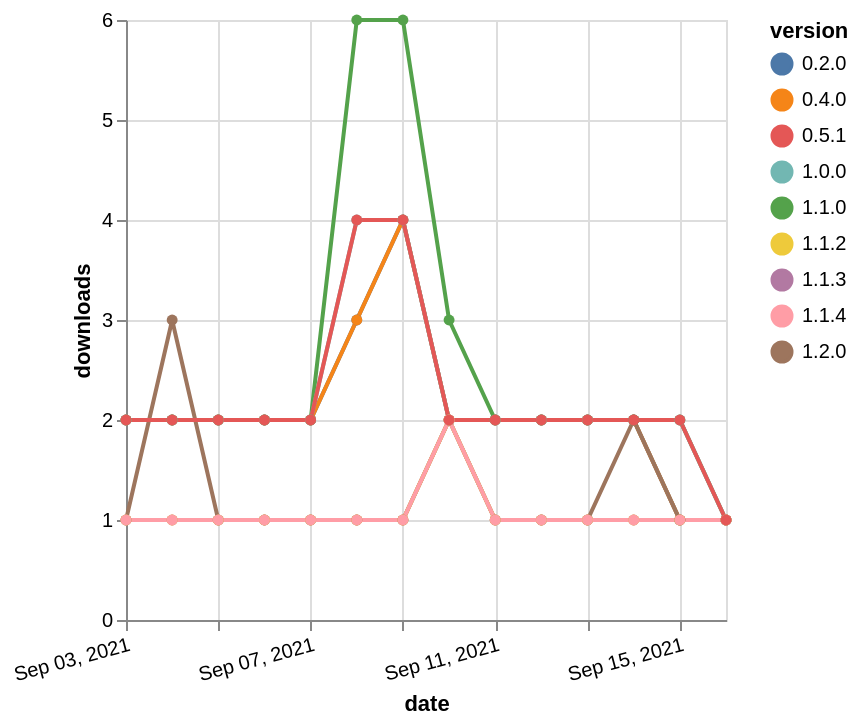

Express this chart as Vega-Lite.
### Vega-Lite specification from a JSON file in a GitHub repository (floating-point values rounded to 4 significant figures)
{"$schema": "https://vega.github.io/schema/vega-lite/v5.json", "description": "A simple bar chart with embedded data.", "data": {"values": [{"date": "2021-09-03", "total": 2898, "delta": 2, "version": "0.2.0"}, {"date": "2021-09-04", "total": 2900, "delta": 2, "version": "0.2.0"}, {"date": "2021-09-05", "total": 2902, "delta": 2, "version": "0.2.0"}, {"date": "2021-09-06", "total": 2904, "delta": 2, "version": "0.2.0"}, {"date": "2021-09-07", "total": 2906, "delta": 2, "version": "0.2.0"}, {"date": "2021-09-08", "total": 2909, "delta": 3, "version": "0.2.0"}, {"date": "2021-09-09", "total": 2913, "delta": 4, "version": "0.2.0"}, {"date": "2021-09-10", "total": 2915, "delta": 2, "version": "0.2.0"}, {"date": "2021-09-11", "total": 2917, "delta": 2, "version": "0.2.0"}, {"date": "2021-09-12", "total": 2919, "delta": 2, "version": "0.2.0"}, {"date": "2021-09-13", "total": 2921, "delta": 2, "version": "0.2.0"}, {"date": "2021-09-14", "total": 2923, "delta": 2, "version": "0.2.0"}, {"date": "2021-09-15", "total": 2924, "delta": 1, "version": "0.2.0"}, {"date": "2021-09-16", "total": 2925, "delta": 1, "version": "0.2.0"}, {"date": "2021-09-03", "total": 3175, "delta": 2, "version": "1.1.0"}, {"date": "2021-09-04", "total": 3177, "delta": 2, "version": "1.1.0"}, {"date": "2021-09-05", "total": 3179, "delta": 2, "version": "1.1.0"}, {"date": "2021-09-06", "total": 3181, "delta": 2, "version": "1.1.0"}, {"date": "2021-09-07", "total": 3183, "delta": 2, "version": "1.1.0"}, {"date": "2021-09-08", "total": 3189, "delta": 6, "version": "1.1.0"}, {"date": "2021-09-09", "total": 3195, "delta": 6, "version": "1.1.0"}, {"date": "2021-09-10", "total": 3198, "delta": 3, "version": "1.1.0"}, {"date": "2021-09-11", "total": 3200, "delta": 2, "version": "1.1.0"}, {"date": "2021-09-12", "total": 3202, "delta": 2, "version": "1.1.0"}, {"date": "2021-09-13", "total": 3204, "delta": 2, "version": "1.1.0"}, {"date": "2021-09-14", "total": 3206, "delta": 2, "version": "1.1.0"}, {"date": "2021-09-15", "total": 3208, "delta": 2, "version": "1.1.0"}, {"date": "2021-09-16", "total": 3209, "delta": 1, "version": "1.1.0"}, {"date": "2021-09-03", "total": 2899, "delta": 2, "version": "0.4.0"}, {"date": "2021-09-04", "total": 2901, "delta": 2, "version": "0.4.0"}, {"date": "2021-09-05", "total": 2903, "delta": 2, "version": "0.4.0"}, {"date": "2021-09-06", "total": 2905, "delta": 2, "version": "0.4.0"}, {"date": "2021-09-07", "total": 2907, "delta": 2, "version": "0.4.0"}, {"date": "2021-09-08", "total": 2910, "delta": 3, "version": "0.4.0"}, {"date": "2021-09-09", "total": 2914, "delta": 4, "version": "0.4.0"}, {"date": "2021-09-10", "total": 2916, "delta": 2, "version": "0.4.0"}, {"date": "2021-09-11", "total": 2918, "delta": 2, "version": "0.4.0"}, {"date": "2021-09-12", "total": 2920, "delta": 2, "version": "0.4.0"}, {"date": "2021-09-13", "total": 2922, "delta": 2, "version": "0.4.0"}, {"date": "2021-09-14", "total": 2924, "delta": 2, "version": "0.4.0"}, {"date": "2021-09-15", "total": 2925, "delta": 1, "version": "0.4.0"}, {"date": "2021-09-16", "total": 2926, "delta": 1, "version": "0.4.0"}, {"date": "2021-09-03", "total": 147, "delta": 1, "version": "1.1.3"}, {"date": "2021-09-04", "total": 148, "delta": 1, "version": "1.1.3"}, {"date": "2021-09-05", "total": 149, "delta": 1, "version": "1.1.3"}, {"date": "2021-09-06", "total": 150, "delta": 1, "version": "1.1.3"}, {"date": "2021-09-07", "total": 151, "delta": 1, "version": "1.1.3"}, {"date": "2021-09-08", "total": 152, "delta": 1, "version": "1.1.3"}, {"date": "2021-09-09", "total": 153, "delta": 1, "version": "1.1.3"}, {"date": "2021-09-10", "total": 155, "delta": 2, "version": "1.1.3"}, {"date": "2021-09-11", "total": 156, "delta": 1, "version": "1.1.3"}, {"date": "2021-09-12", "total": 157, "delta": 1, "version": "1.1.3"}, {"date": "2021-09-13", "total": 158, "delta": 1, "version": "1.1.3"}, {"date": "2021-09-14", "total": 159, "delta": 1, "version": "1.1.3"}, {"date": "2021-09-15", "total": 160, "delta": 1, "version": "1.1.3"}, {"date": "2021-09-16", "total": 161, "delta": 1, "version": "1.1.3"}, {"date": "2021-09-03", "total": 2437, "delta": 2, "version": "1.0.0"}, {"date": "2021-09-04", "total": 2439, "delta": 2, "version": "1.0.0"}, {"date": "2021-09-05", "total": 2441, "delta": 2, "version": "1.0.0"}, {"date": "2021-09-06", "total": 2443, "delta": 2, "version": "1.0.0"}, {"date": "2021-09-07", "total": 2445, "delta": 2, "version": "1.0.0"}, {"date": "2021-09-08", "total": 2449, "delta": 4, "version": "1.0.0"}, {"date": "2021-09-09", "total": 2453, "delta": 4, "version": "1.0.0"}, {"date": "2021-09-10", "total": 2455, "delta": 2, "version": "1.0.0"}, {"date": "2021-09-11", "total": 2457, "delta": 2, "version": "1.0.0"}, {"date": "2021-09-12", "total": 2459, "delta": 2, "version": "1.0.0"}, {"date": "2021-09-13", "total": 2461, "delta": 2, "version": "1.0.0"}, {"date": "2021-09-14", "total": 2463, "delta": 2, "version": "1.0.0"}, {"date": "2021-09-15", "total": 2465, "delta": 2, "version": "1.0.0"}, {"date": "2021-09-16", "total": 2466, "delta": 1, "version": "1.0.0"}, {"date": "2021-09-03", "total": 537, "delta": 1, "version": "1.2.0"}, {"date": "2021-09-04", "total": 540, "delta": 3, "version": "1.2.0"}, {"date": "2021-09-05", "total": 541, "delta": 1, "version": "1.2.0"}, {"date": "2021-09-06", "total": 542, "delta": 1, "version": "1.2.0"}, {"date": "2021-09-07", "total": 543, "delta": 1, "version": "1.2.0"}, {"date": "2021-09-08", "total": 544, "delta": 1, "version": "1.2.0"}, {"date": "2021-09-09", "total": 545, "delta": 1, "version": "1.2.0"}, {"date": "2021-09-10", "total": 547, "delta": 2, "version": "1.2.0"}, {"date": "2021-09-11", "total": 548, "delta": 1, "version": "1.2.0"}, {"date": "2021-09-12", "total": 549, "delta": 1, "version": "1.2.0"}, {"date": "2021-09-13", "total": 550, "delta": 1, "version": "1.2.0"}, {"date": "2021-09-14", "total": 552, "delta": 2, "version": "1.2.0"}, {"date": "2021-09-15", "total": 553, "delta": 1, "version": "1.2.0"}, {"date": "2021-09-16", "total": 554, "delta": 1, "version": "1.2.0"}, {"date": "2021-09-03", "total": 143, "delta": 1, "version": "1.1.2"}, {"date": "2021-09-04", "total": 144, "delta": 1, "version": "1.1.2"}, {"date": "2021-09-05", "total": 145, "delta": 1, "version": "1.1.2"}, {"date": "2021-09-06", "total": 146, "delta": 1, "version": "1.1.2"}, {"date": "2021-09-07", "total": 147, "delta": 1, "version": "1.1.2"}, {"date": "2021-09-08", "total": 148, "delta": 1, "version": "1.1.2"}, {"date": "2021-09-09", "total": 149, "delta": 1, "version": "1.1.2"}, {"date": "2021-09-10", "total": 151, "delta": 2, "version": "1.1.2"}, {"date": "2021-09-11", "total": 152, "delta": 1, "version": "1.1.2"}, {"date": "2021-09-12", "total": 153, "delta": 1, "version": "1.1.2"}, {"date": "2021-09-13", "total": 154, "delta": 1, "version": "1.1.2"}, {"date": "2021-09-14", "total": 155, "delta": 1, "version": "1.1.2"}, {"date": "2021-09-15", "total": 156, "delta": 1, "version": "1.1.2"}, {"date": "2021-09-16", "total": 157, "delta": 1, "version": "1.1.2"}, {"date": "2021-09-03", "total": 132, "delta": 1, "version": "1.1.4"}, {"date": "2021-09-04", "total": 133, "delta": 1, "version": "1.1.4"}, {"date": "2021-09-05", "total": 134, "delta": 1, "version": "1.1.4"}, {"date": "2021-09-06", "total": 135, "delta": 1, "version": "1.1.4"}, {"date": "2021-09-07", "total": 136, "delta": 1, "version": "1.1.4"}, {"date": "2021-09-08", "total": 137, "delta": 1, "version": "1.1.4"}, {"date": "2021-09-09", "total": 138, "delta": 1, "version": "1.1.4"}, {"date": "2021-09-10", "total": 140, "delta": 2, "version": "1.1.4"}, {"date": "2021-09-11", "total": 141, "delta": 1, "version": "1.1.4"}, {"date": "2021-09-12", "total": 142, "delta": 1, "version": "1.1.4"}, {"date": "2021-09-13", "total": 143, "delta": 1, "version": "1.1.4"}, {"date": "2021-09-14", "total": 144, "delta": 1, "version": "1.1.4"}, {"date": "2021-09-15", "total": 145, "delta": 1, "version": "1.1.4"}, {"date": "2021-09-16", "total": 146, "delta": 1, "version": "1.1.4"}, {"date": "2021-09-03", "total": 2437, "delta": 2, "version": "0.5.1"}, {"date": "2021-09-04", "total": 2439, "delta": 2, "version": "0.5.1"}, {"date": "2021-09-05", "total": 2441, "delta": 2, "version": "0.5.1"}, {"date": "2021-09-06", "total": 2443, "delta": 2, "version": "0.5.1"}, {"date": "2021-09-07", "total": 2445, "delta": 2, "version": "0.5.1"}, {"date": "2021-09-08", "total": 2449, "delta": 4, "version": "0.5.1"}, {"date": "2021-09-09", "total": 2453, "delta": 4, "version": "0.5.1"}, {"date": "2021-09-10", "total": 2455, "delta": 2, "version": "0.5.1"}, {"date": "2021-09-11", "total": 2457, "delta": 2, "version": "0.5.1"}, {"date": "2021-09-12", "total": 2459, "delta": 2, "version": "0.5.1"}, {"date": "2021-09-13", "total": 2461, "delta": 2, "version": "0.5.1"}, {"date": "2021-09-14", "total": 2463, "delta": 2, "version": "0.5.1"}, {"date": "2021-09-15", "total": 2465, "delta": 2, "version": "0.5.1"}, {"date": "2021-09-16", "total": 2466, "delta": 1, "version": "0.5.1"}]}, "width": "container", "mark": {"type": "line", "point": {"filled": true}}, "encoding": {"x": {"field": "date", "type": "temporal", "timeUnit": "yearmonthdate", "title": "date", "axis": {"labelAngle": -15}}, "y": {"field": "delta", "type": "quantitative", "title": "downloads"}, "color": {"field": "version", "type": "nominal"}, "tooltip": {"field": "delta"}}}
